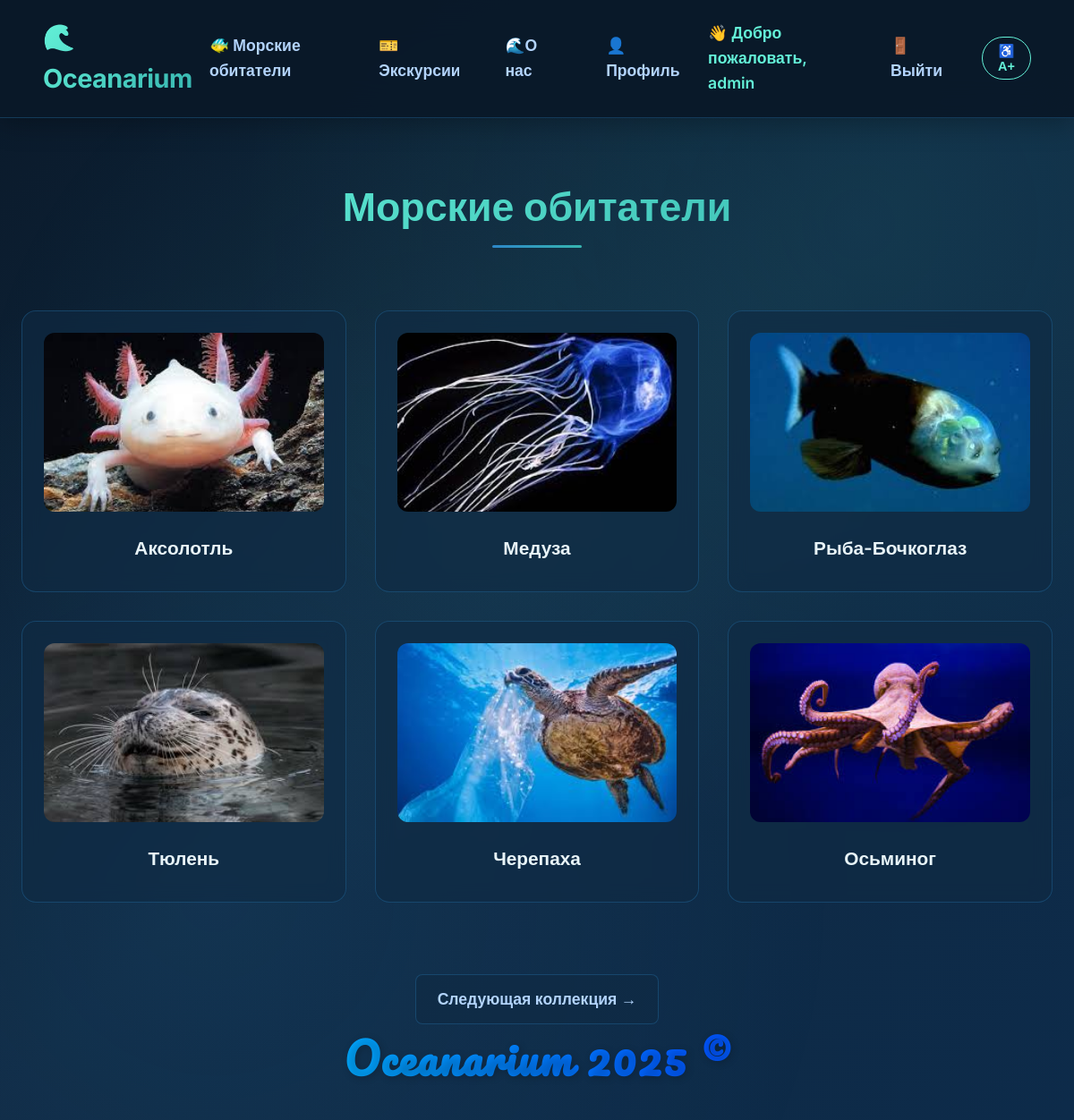
The app's page / (signed in) with its own data.
### animals/models.py (models this page shows, shortened)
class Animal(models.Model):
    name = models.CharField(max_length=100)
    species = models.CharField(max_length=100)
    description = models.TextField()
    image = models.ImageField(upload_to='animals/')
    habitat = models.CharField(max_length=100, blank=True)
    is_animal_of_the_day = models.BooleanField(default=False)

### animals/views.py (the view)
# urls.py: path('', views.animal_list, name='list'),
def animal_list(request):
    animals = Animal.objects.all()
    paginator = Paginator(animals, 6)
    page_number = request.GET.get('page')
    page_obj = paginator.get_page(page_number)
    return render(request, 'animals/animal_list.html', {'page_obj': page_obj})

### animals/templates/animals/animal_list.html (shortened to what this page needs)
{% extends "base.html" %}
{% block content %}
<h1 class="page-title">Морские обитатели</h1>
<div class="animal-list">
    {% for animal in page_obj %}
        <div class="animal-card" style="opacity: 0; transform: translateY(20px);">
            <a href="{% url 'animals:detail' animal.pk %}" style="text-decoration: none; color: inherit;">
                <img src="{{ animal.image.url }}" alt="{{ animal.name }}">
                <h3>{{ animal.name }}</h3>
            </a>
        </div>
    {% empty %}
        <p>Нет животных для отображения.</p>
    {% endfor %}
</div>
<div class="pagination">
    <a href="{% url 'animals:next_collection' %}" class="btn-next-collection">Следующая коллекция →</a>
</div>
<div class="footer-logo">Oceanarium 2025 ©</div>
{% endblock %}

### templates/base.html (shortened to what this page needs)
<!DOCTYPE html>
<html lang="ru">
<head>
    {% load static %}
    <link rel="stylesheet" href="{% static 'style.css' %}">
</head>
<body>
    <header>
        <div class="logo">🌊 Oceanarium</div>
        <nav>
            <a href="{% url 'animals:list' %}">🐠 Морские обитатели</a>
            <a href="{% url 'bookings:book_tour' %}">🎫 Экскурсии</a>
            <a href="{% url 'about' %}">🌊О нас</a>
                {% if user.is_authenticated %}
                 <a href="{% url 'users:profile' %}">👤Профиль</a>
                <span>👋 Добро пожаловать, {{ user.username }}</span>
                <a href="{% url 'users:logout' %}">🚪 Выйти</a>
            {% else %}
                <a href="{% url 'users:login' %}">🔑 Войти</a>
                <a href="{% url 'users:register' %}">📝 Регистрация</a>
            {% endif %}
            <button
            type="button"
            id="accessibility-toggle"
            class="accessibility-toggle"
            aria-pressed="false"
            title="Режим повышенной доступности (контраст + крупный шрифт)"
        >
            ♿ A+
        </button>
        </nav>
    </header>
    <main>
        {% block content %}{% endblock %}
    </main>
</body>
</html>
</body>
</html>

### static/style.css (style rules this page uses)
* { margin: 0; padding: 0; box-sizing: border-box; }
:root { --primary-dark: #0a1929; --secondary-dark: #102a43; --accent-blue: #2d87c8; --accent-teal: #36b5b0; --accent-light: #64f2d8; --text-primary: #e8f4f8; --text-secondary: #b3d4fc; --glass-bg: rgba(16, 42, 67, 0.6); --glass-border: rgba(45, 135, 200, 0.3); --shadow-glow: 0 0 20px rgba(45, 135, 200, 0.4); }
body { font-family: 'Inter', 'Poppins', sans-serif; background: linear-gradient(135deg, #0a1929 0%, #102a43 50%, #0d2b4a 100%); color: var(--text-primary); min-height: 100vh; line-height: 1.6; overflow-x: hidden; position: relative; }
body::before { content: ''; position: fixed; top: 0; left: 0; width: 100%; height: 100%; background-image: radial-gradient(circle at 20% 80%, rgba(45, 135, 200, 0.1) 0%, transparent 50%), radial-gradient(circle at 80% 20%, rgba(54, 181, 176, 0.1) 0%, transparent 50%), radial-gradient(circle at 40% 40%, rgba(100, 242, 216, 0.05) 0%, transparent 50%); z-index: -2; }
header { background: rgba(10, 25, 41, 0.95); backdrop-filter: blur(20px); border-bottom: 1px solid var(--glass-border); padding: 1.2rem 3rem; display: flex; justify-content: space-between; align-items: center; position: sticky; top: 0; z-index: 1000; box-shadow: 0 4px 30px rgba(0, 0, 0, 0.3); }
header .logo { font-size: 1.8rem; font-weight: 700; background: linear-gradient(135deg, var(--accent-light), var(--accent-teal)); -webkit-background-clip: text; -webkit-text-fill-color: transparent; background-clip: text; letter-spacing: -0.5px; }
header nav { display: flex; align-items: center; gap: 2rem; }
header nav a { color: var(--text-secondary); text-decoration: none; font-weight: 600; font-size: 1.1rem; padding: 0.7rem 1.2rem; border-radius: 8px; transition: all 0.3s ease; position: relative; overflow: hidden; }
header nav a::before { content: ''; position: absolute; bottom: 0; left: 0; width: 0; height: 2px; background: linear-gradient(90deg, var(--accent-light), var(--accent-teal)); transition: width 0.3s ease; }
header nav span { color: var(--accent-light); font-weight: 600; font-size: 1.1rem; }
main { max-width: 1200px; margin: 0 auto; padding: 2rem 1.5rem; animation: contentAppear 0.8s ease-out; }
.animal-list { display: grid; grid-template-columns: repeat(auto-fit, minmax(280px, 1fr)); gap: 2rem; padding: 2rem 0; }
.animal-card { background: var(--glass-bg); backdrop-filter: blur(10px); border: 1px solid var(--glass-border); border-radius: 16px; padding: 1.5rem; cursor: pointer; transition: all 0.4s ease; position: relative; overflow: hidden; transform: translateY(30px); opacity: 0; }
.animal-card::before { content: ''; position: absolute; top: 0; left: -100%; width: 100%; height: 100%; background: linear-gradient(90deg, transparent, rgba(100, 242, 216, 0.1), transparent); transition: left 0.6s ease; }
.animal-card img { width: 100%; height: 200px; object-fit: cover; border-radius: 12px; margin-bottom: 1rem; transition: transform 0.4s ease; }
.animal-card h3 { color: var(--text-primary); font-size: 1.3rem; font-weight: 600; margin-bottom: 0.5rem; text-align: center; }
.pagination { display: flex; justify-content: center; align-items: center; gap: 1rem; margin-top: 3rem; }
.pagination a { padding: 0.8rem 1.5rem; background: var(--glass-bg); border: 1px solid var(--glass-border); border-radius: 8px; color: var(--text-secondary); text-decoration: none; font-weight: 600; font-size: 1.1rem; transition: all 0.3s ease; }
.page-title { text-align: center; font-size: 2.8rem; margin: 2rem 0 3rem; background: linear-gradient(135deg, var(--accent-light), var(--accent-teal)); -webkit-background-clip: text; -webkit-text-fill-color: transparent; background-clip: text; position: relative; }
.page-title::after { content: ''; position: absolute; bottom: -10px; left: 50%; transform: translateX(-50%); width: 100px; height: 3px; background: linear-gradient(90deg, var(--accent-blue), var(--accent-teal)); border-radius: 2px; }
.footer-logo { font-family: 'Pacifico', cursive; font-size: 3rem; font-weight: bold; background: linear-gradient(90deg, #00f2ff, #0055ff, #00ffea, #0055ff); background-size: 200% 200%; -webkit-background-clip: text; -webkit-text-fill-color: transparent; text-shadow: 2px 2px 8px rgba(0,0,0,0.2); letter-spacing: 2px; display: block; text-align: center; margin: 0 auto; animation: gradientShift 5s ease infinite, glow 2s ease-in-out infinite alternate; transition: transform 0.3s ease; }

### records on screen
Animal: image (picture), name "Аксолотль"
Animal: image (picture), name "Медуза"
Animal: image (picture), name "Рыба-Бочкоглаз"
Animal: image (picture), name "Тюлень"
Animal: image (picture), name "Черепаха"
Animal: image (picture), name "Осьминог"

### other values on screen
{{ user.username }} "admin"
